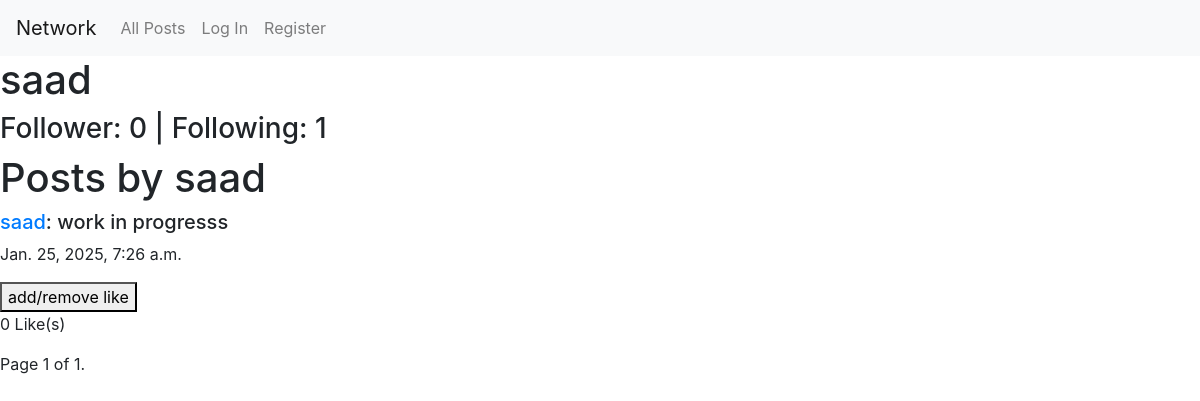
Before: /user/saad with the older database file.
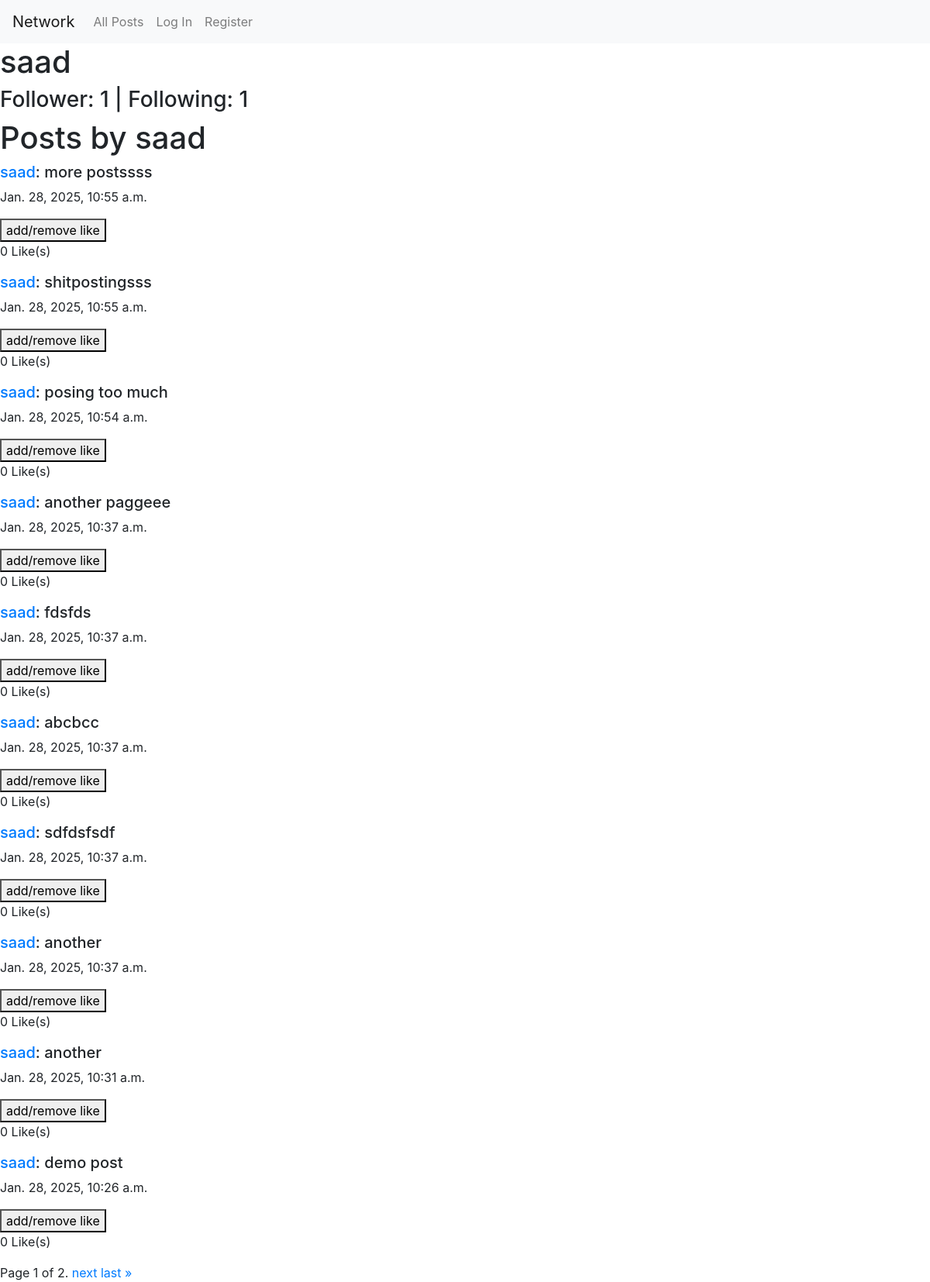
After: the same page with the newer database file.
### network/models.py (models this page shows, shortened)
class User(AbstractUser):
    followers = models.ManyToManyField('self', related_name='following', symmetrical=False, blank=True)

class Post(models.Model):
    creator = models.ForeignKey(User, on_delete=models.CASCADE, related_name="posts")
    postContent = models.CharField(max_length=1000, blank=False)
    created_at = models.DateTimeField(auto_now_add=True)
    liked_by = models.ManyToManyField(User, related_name="liked_posts", blank=True)

### network/views.py (the view)
# urls.py: path("user/<str:username>", views.user_profile, name="userProfile"),
def user_profile(request, username):
    try:
        user = User.objects.get(username = username)
    except:
        return HttpResponseNotFound('not allowed :(')
    posts_list = user.posts.all().order_by('-created_at')
    paginator = Paginator(posts_list, 10)
    page_number = request.GET.get('page')
    page_obj = paginator.get_page(page_number)
    return render(request, 'network/profile.html',{"userData":user, "page_obj":page_obj})

### network/templates/network/profile.html (shortened to what this page needs)
{% extends "network/layout.html" %}
{% block body %}
<h1>{{userData.username}}</h1>
<h3>Follower: {{userData.followers.count}} | Following: {{userData.following.count}}</h3>
<h1>Posts by {{userData.username}}</h1>
{% include 'network/posts.html' %}
{% endblock %}

### network/templates/network/layout.html (shortened to what this page needs)
{% load static %}
<!DOCTYPE html>
<html lang="en">
    <head>
        <link rel="stylesheet" href="https://stackpath.bootstrapcdn.com/bootstrap/4.4.1/css/bootstrap.min.css">
        <link href="{% static 'network/styles.css' %}" rel="stylesheet">
    </head>
    <body>
        <nav class="navbar navbar-expand-lg navbar-light bg-light">
            <a class="navbar-brand" href="{% url 'index' %}">Network</a>
            <div>
              <ul class="navbar-nav mr-auto">
                <li class="nav-item">
                  <a class="nav-link" href="{% url 'index' %}">All Posts</a>
                </li>
                {% if user.is_authenticated %}
                    <li class="nav-item">
                        <a class="nav-link" href="{% url 'following' %}">Following</a>
                    </li>
                    <li class="nav-item">
                        <a class="nav-link" href="{% url 'logout' %}">Log Out</a>
                    </li>
                {% else %}
                    <li class="nav-item">
                        <a class="nav-link" href="{% url 'login' %}">Log In</a>
                    </li>
                    <li class="nav-item">
                        <a class="nav-link" href="{% url 'register' %}">Register</a>
                    </li>
                {% endif %}
              </ul>
            </div>
          </nav>
        <div class="body">
            {% block body %}
            {% endblock %}
        </div>
    </body>
</html>

### network/templates/network/posts.html (shortened to what this page needs)
{% for post in page_obj %}
<div class="post">
    <h5><a href="{% url 'userProfile' post.creator.username %}">{{post.creator}}</a>: {{post.postContent}}</h5>
    <p>{{post.created_at}}</p>
    <button>add/remove like</button>
    <p>{{post.liked_by.count}} Like(s)</p>
</div>
{% empty %}
<div>No Posts.</div>
{% endfor %}
<div class="pagination">
    <span class="step-links">
        <span class="current">
            Page {{ page_obj.number }} of {{ page_obj.paginator.num_pages }}.
        </span>
        {% if page_obj.has_next %}
            <a href="?page={{ page_obj.next_page_number }}">next</a>
            <a href="?page={{ page_obj.paginator.num_pages }}">last &raquo;</a>
        {% endif %}
    </span>
</div>

Changed rows visible on the page:
no longer on this page (row unchanged): Post: creator "saad", postContent "work in progresss", created_at "Jan. 25, 2025, 7:26 a.m.", liked_by.count "0"
computed for User "saad": followers.count "0" → "1"
added Post: creator "saad", postContent "more postssss", created_at "Jan. 28, 2025, 10:55 a.m.", liked_by.count "0"
added Post: creator "saad", postContent "shitpostingsss", created_at "Jan. 28, 2025, 10:55 a.m.", liked_by.count "0"
added Post: creator "saad", postContent "posing too much", created_at "Jan. 28, 2025, 10:54 a.m.", liked_by.count "0"
added Post: creator "saad", postContent "another paggeee", created_at "Jan. 28, 2025, 10:37 a.m.", liked_by.count "0"
added Post: creator "saad", postContent "fdsfds", created_at "Jan. 28, 2025, 10:37 a.m.", liked_by.count "0"
added Post: creator "saad", postContent "abcbcc", created_at "Jan. 28, 2025, 10:37 a.m.", liked_by.count "0"
added Post: creator "saad", postContent "sdfdsfsdf", created_at "Jan. 28, 2025, 10:37 a.m.", liked_by.count "0"
added Post: creator "saad", postContent "another", created_at "Jan. 28, 2025, 10:37 a.m.", liked_by.count "0"
added Post: creator "saad", postContent "another", created_at "Jan. 28, 2025, 10:31 a.m.", liked_by.count "0"
added Post: creator "saad", postContent "demo post", created_at "Jan. 28, 2025, 10:26 a.m.", liked_by.count "0"
Other visible differences:
{{ page_obj.paginator.num_pages }}: "1" → "2"
text now shown: "next last »"
